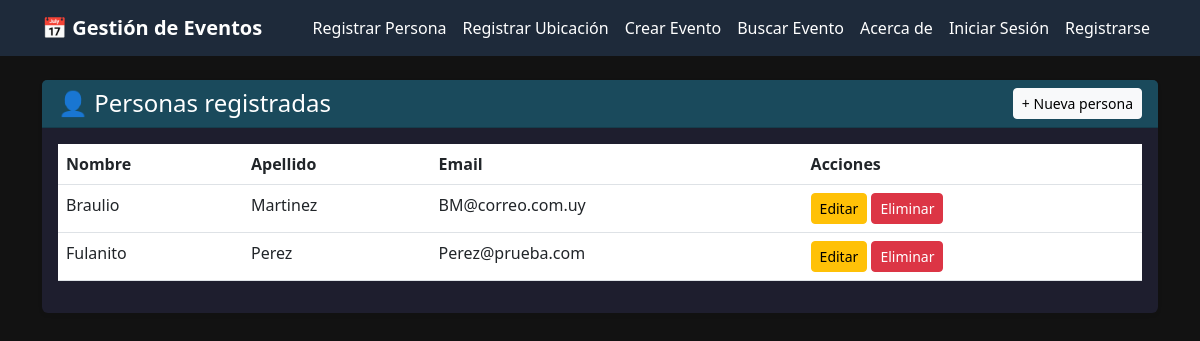
The page /personas/ on the database as committed earlier.
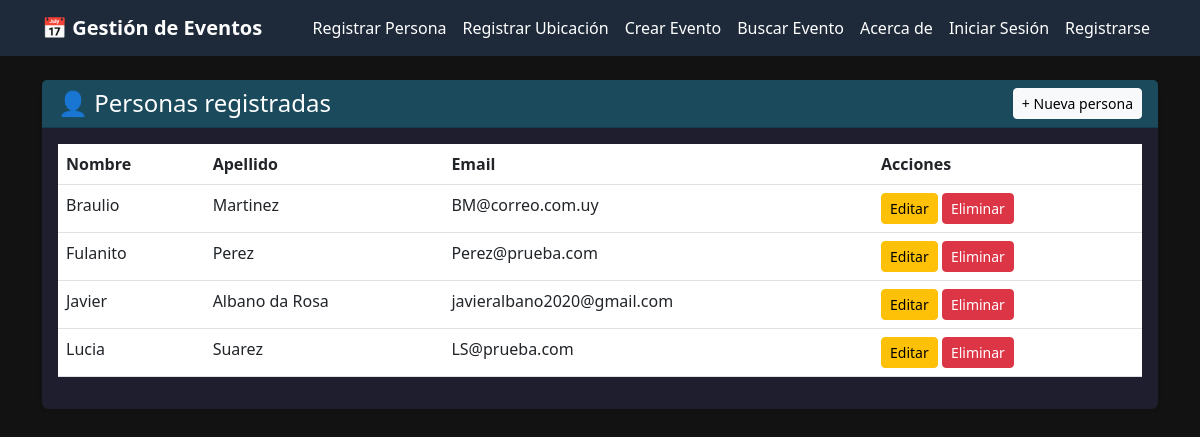
The same page on the database as committed later.
### eventos/models.py (models this page shows, shortened)
class Persona(models.Model):
    nombre = models.CharField(max_length=45)
    apellido = models.CharField(max_length=45)
    email = models.EmailField(max_length=60)
    class Meta:
        verbose_name = 'Persona'
        verbose_name_plural = 'Personas'

### eventos/views.py (the view)
# urls.py: path('personas/', views.listar_personas, name='listar_personas'),
def listar_personas(request):
    personas = Persona.objects.all()
    return render(request, 'listar_personas.html', {'personas': personas})

### templates/listar_personas.html
{% extends "base.html" %}
{% block contenido %}
<div class="card shadow-sm">
    <div class="card-header bg-personas text-white d-flex justify-content-between align-items-center">
        <h4 class="mb-0">👤 Personas registradas</h4>
        <a href="{% url 'form_persona' %}" class="btn btn-light btn-sm">+ Nueva persona</a>
    </div>
    <div class="card-body">
        <table class="table table-hover">
            <thead>
                <tr>
                    <th>Nombre</th>
                    <th>Apellido</th>
                    <th>Email</th>
                    <th>Acciones</th>
                </tr>
            </thead>
            <tbody>
                {% for persona in personas %}
                <tr>
                    <td>{{ persona.nombre }}</td>
                    <td>{{ persona.apellido }}</td>
                    <td>{{ persona.email }}</td>
                    <td>
                        <a href="{% url 'editar_persona' persona.id %}" class="btn btn-warning btn-sm">Editar</a>
                        <a href="{% url 'eliminar_persona' persona.id %}" class="btn btn-danger btn-sm">Eliminar</a>
                    </td>
                </tr>
                {% empty %}
                <tr><td colspan="4" class="text-muted">No hay personas registradas.</td></tr>
                {% endfor %}
            </tbody>
        </table>
    </div>
</div>
{% endblock %}

### templates/base.html (shortened to what this page needs)
<!DOCTYPE html>
<html lang="es">
<head>
    <link href="https://cdn.jsdelivr.net/npm/bootstrap@5.3.0/dist/css/bootstrap.min.css" rel="stylesheet">
</head>
<body>
    <nav class="navbar navbar-expand-lg navbar-custom mb-4">
        <div class="container">
            <a class="navbar-brand fw-bold text-white" href="{% url 'home' %}">📅 Gestión de Eventos</a>
            <div class="navbar-nav ms-auto">
                <a class="nav-link text-white" href="{% url 'form_persona' %}">Registrar Persona</a>
                <a class="nav-link text-white" href="{% url 'form_ubicacion' %}">Registrar Ubicación</a>
                <a class="nav-link text-white" href="{% url 'form_evento' %}">Crear Evento</a>
                <a class="nav-link text-white" href="{% url 'buscar_evento' %}">Buscar Evento</a>
                <a class="nav-link text-white" href="{% url 'about' %}">Acerca de</a>
                {% if user.is_authenticated %}
                    <span class="nav-link text-white">👤 {{ user.username }}</span>
                    <a class="nav-link text-white" href="{% url 'logout' %}">Cerrar Sesión</a>
                {% else %}
                    <a class="nav-link text-white" href="{% url 'login' %}">Iniciar Sesión</a>
                    <a class="nav-link text-white" href="{% url 'register' %}">Registrarse</a>
                {% endif %}
            </div>
        </div>
    </nav>
    <div class="container">
        {% block contenido %}
        {% endblock %}
    </div>
</body>
</html>

### templates/base.html (style rules this page uses)
body { background-color: #121212; color: #e0e0e0; }
.navbar-custom { background-color: #1e2a3a; }
.bg-personas { background-color: #1a4a5c; }
.card { background-color: #1e1e2e; border: none; }
.card-body { color: #e0e0e0; }
.table { color: #e0e0e0; }

Rows that differ between the two databases and show on the page:
added Persona: nombre "Javier", apellido "Albano da Rosa", email "javieralbano2020@gmail.com"
added Persona: nombre "Lucia", apellido "Suarez", email "LS@prueba.com"
